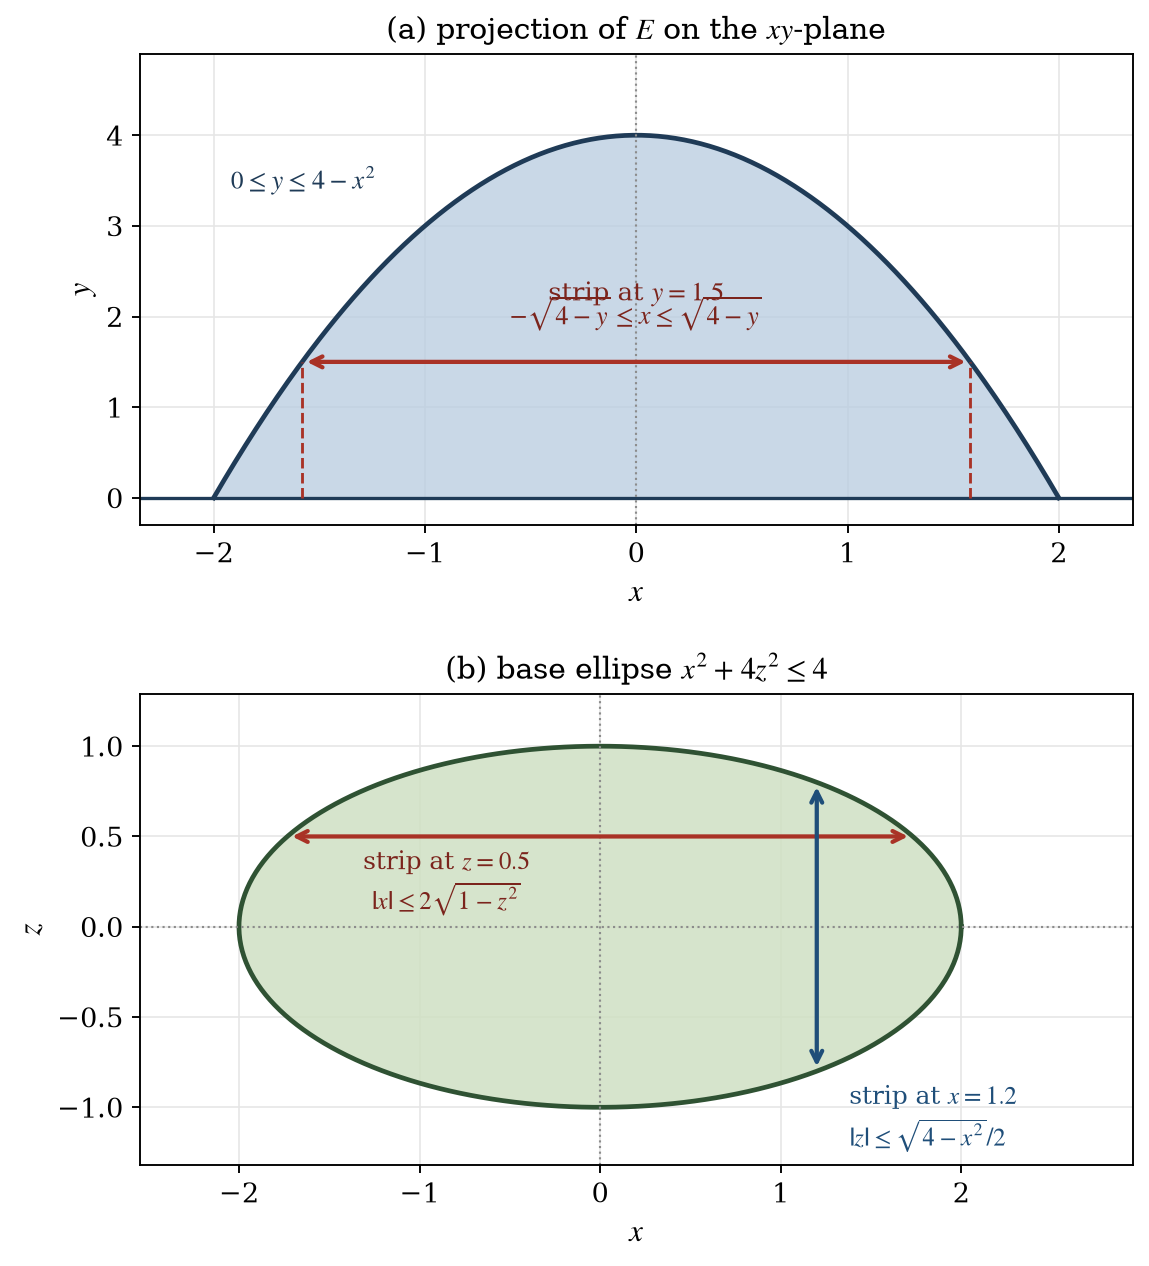

Here is the Python script that generated this plot:
"""Draw the two flat shadows that the six orders of integration read.

Panel (a) is the projection of E on the xy-plane.  Panel (b) is the base ellipse on the
xz-plane.  Each panel carries one sample strip with the limits that the strip defines.
The script writes part1_figure2.png and part1_figure2.b64.txt.

Usage:
    python part1_figure2.py
"""

import base64
from pathlib import Path

import matplotlib.pyplot as plt
import numpy as np

plt.rcParams.update({
    "font.family": "serif",
    "mathtext.fontset": "stix",
    "axes.labelsize": 13,
    "font.size": 11.5,
})


def save(figure: plt.Figure, name: str) -> None:
    """Write the PNG file and its Base64 sidecar file.

    Args:
        figure: The matplotlib figure to save.
        name: The file name without extension.
    """
    png = Path(name + ".png")
    figure.savefig(png, dpi=170, bbox_inches="tight")
    text = base64.b64encode(png.read_bytes()).decode("ascii")
    Path(name + ".b64.txt").write_text(text, encoding="ascii")
    print(f"{png}: {png.stat().st_size} bytes, base64 length {len(text)}")


def main() -> None:
    """Build the figure and save it."""
    figure, (top_axes, bottom_axes) = plt.subplots(2, 1, figsize=(6.9, 7.6))

    x_values = np.linspace(-2.0, 2.0, 400)
    top = 4.0 - x_values**2
    top_axes.fill_between(x_values, 0.0, top, color="#b8cce0", alpha=0.75, zorder=1)
    top_axes.plot(x_values, top, color="#1f3b57", linewidth=2.0, zorder=2)
    top_axes.axhline(0.0, color="#1f3b57", linewidth=1.4)
    top_axes.axvline(0.0, color="0.55", linewidth=0.9, linestyle=":")

    strip_y = 1.5
    strip_x = np.sqrt(4.0 - strip_y)
    top_axes.annotate("", xy=(strip_x, strip_y), xytext=(-strip_x, strip_y),
                      arrowprops=dict(arrowstyle="<->", color="#a93226", linewidth=1.8))
    top_axes.plot([-strip_x, -strip_x], [0.0, strip_y], color="#a93226", linewidth=1.2, linestyle="--")
    top_axes.plot([strip_x, strip_x], [0.0, strip_y], color="#a93226", linewidth=1.2, linestyle="--")
    top_axes.text(0.0, strip_y + 0.60, r"strip at $y = 1.5$", ha="center", va="bottom",
                  color="#7b241c", fontsize=11)
    top_axes.text(0.0, strip_y + 0.34, r"$-\sqrt{4-y} \leq x \leq \sqrt{4-y}$", ha="center", va="bottom",
                  color="#7b241c", fontsize=11)
    top_axes.text(-1.92, 3.40, r"$0 \leq y \leq 4 - x^{2}$", color="#1f3b57", fontsize=11)
    top_axes.set_xlim(-2.35, 2.35)
    top_axes.set_ylim(-0.3, 4.9)
    top_axes.set_xlabel(r"$x$")
    top_axes.set_ylabel(r"$y$")
    top_axes.set_title(r"(a) projection of $E$ on the $xy$-plane", fontsize=12.5)
    top_axes.grid(True, color="0.9", linewidth=0.7)
    top_axes.set_axisbelow(True)

    angle = np.linspace(0.0, 2.0 * np.pi, 400)
    ellipse_x = 2.0 * np.cos(angle)
    ellipse_z = np.sin(angle)
    bottom_axes.fill(ellipse_x, ellipse_z, color="#cfe0c3", alpha=0.85, zorder=1)
    bottom_axes.plot(ellipse_x, ellipse_z, color="#2f5233", linewidth=2.0, zorder=2)
    bottom_axes.axhline(0.0, color="0.55", linewidth=0.9, linestyle=":")
    bottom_axes.axvline(0.0, color="0.55", linewidth=0.9, linestyle=":")

    fixed_z = 0.5
    half_x = 2.0 * np.sqrt(1.0 - fixed_z**2)
    bottom_axes.annotate("", xy=(half_x, fixed_z), xytext=(-half_x, fixed_z),
                         arrowprops=dict(arrowstyle="<->", color="#a93226", linewidth=1.8))
    bottom_axes.text(-0.85, 0.42, r"strip at $z = 0.5$", ha="center", va="top", color="#7b241c",
                     fontsize=10.5)
    bottom_axes.text(-0.85, 0.24, r"$|x| \leq 2\sqrt{1-z^{2}}$", ha="center", va="top", color="#7b241c",
                     fontsize=10.5)

    fixed_x = 1.2
    half_z = 0.5 * np.sqrt(4.0 - fixed_x**2)
    bottom_axes.annotate("", xy=(fixed_x, half_z), xytext=(fixed_x, -half_z),
                         arrowprops=dict(arrowstyle="<->", color="#1f4e79", linewidth=1.8))
    bottom_axes.text(1.38, -0.88, r"strip at $x = 1.2$", ha="left", va="top", color="#1f4e79",
                     fontsize=10.5)
    bottom_axes.text(1.38, -1.07, r"$|z| \leq \sqrt{4-x^{2}}/2$", ha="left", va="top", color="#1f4e79",
                     fontsize=10.5)

    bottom_axes.set_xlim(-2.55, 2.95)
    bottom_axes.set_ylim(-1.65, 1.62)
    bottom_axes.set_aspect("equal", adjustable="datalim")
    bottom_axes.set_xlabel(r"$x$")
    bottom_axes.set_ylabel(r"$z$")
    bottom_axes.set_title(r"(b) base ellipse $x^{2} + 4z^{2} \leq 4$", fontsize=12.5)
    bottom_axes.grid(True, color="0.9", linewidth=0.7)
    bottom_axes.set_axisbelow(True)

    figure.tight_layout(h_pad=1.6)
    save(figure, "part1_figure2")
    plt.close(figure)


if __name__ == "__main__":
    main()
